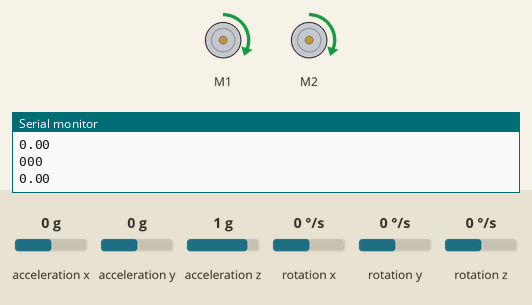
Recording of a sketch running on a simulated Arduino Uno, built with avr-gcc and run on an emulated ATmega328P. Parts: 2 × DC motor (green arrow = forward, orange = backward, longer = faster), the last lines printed to the serial monitor. Inputs (shaded band) come from the test bench; at power-on: acceleration z 1 g, acceleration x 0 g, acceleration y 0 g, rotation x 0 °/s, rotation y 0 °/s, rotation z 0 °/s.

Above: at 2.2 s.
2.3 s: acceleration z set to 1.3 g
At 2.7 s:
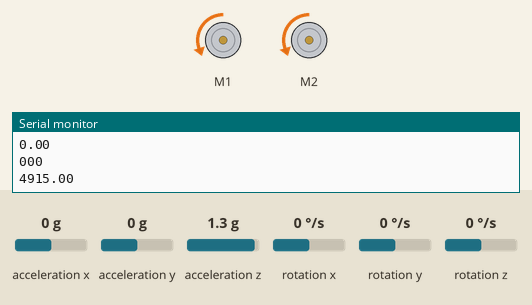
At 3.3 s:
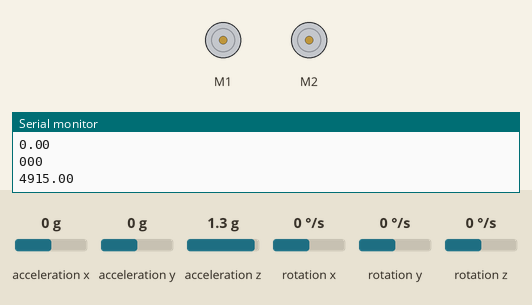
Timing chart, 0 to 14.3 s (numbered marks = the images above; inputs shaded):
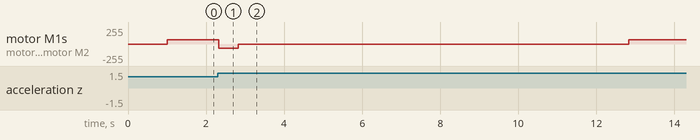

The sketch:

3-2-collision-detection.ino
```cpp
#include <ZumoMotors.h>
#include <ZumoShield.h>
#include <Wire.h>

LSM303 compass;
L3G gyro;
ZumoMotors motors;

int botSpeed, stopTime, difference;
float old_tap_value = 0;
float new_tap_value = 0;
boolean collision_detected = false;

void setup() {
  // put your setup code here, to run once:
  Serial.begin(9600);
  Wire.begin();
  compass.init();
  compass.enableDefault();
  compass.read();
  delay(1000);
  new_tap_value = compass.a.z;
  gyro.init();
  gyro.enableDefault();
}

void loop() {
  // put your main code here, to run repeatedly:
  compass.read();
  gyro.read();

  Serial.print(gyro.g.x);
  Serial.print(gyro.g.y);
  Serial.print(gyro.g.z);
  Serial.println();

  old_tap_value = new_tap_value;
  new_tap_value = compass.a.z;

  float diff = (new_tap_value - old_tap_value);
  Serial.println(diff);

  if (diff <= 1750)
  {
    drive_forward(100);
  } else
  {
    backup(100);
    delay(500);
    backup(0);
    delay (9999);
  }
}

void drive_forward(int botSpeed) {
  motors.setSpeeds(botSpeed, botSpeed);
}

void backup(int botSpeed) {
  motors.setSpeeds(-(botSpeed), -(botSpeed));
}
```

Measured:
- the behaviour switches between 1.1 and 1.2 g on acceleration z (found by bisection; images 0 and 1)
- after the input at 2.3 s, motor M1, motor M2: forward 63/255 → backward 63/255 at once, → stopped 0.50 s later, → forward 63/255 10.0 s later
